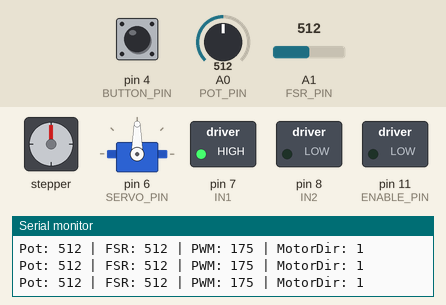
Bench run of a sketch on a simulated Arduino Uno, built with avr-gcc and run on an emulated ATmega328P. Parts: stepper motor, servo, switched loads named in the sketch (green lamp = pin HIGH), the last lines printed to the serial monitor. Wiring (inferred from the names in the program): stepper motor driver (200 steps per turn assumed): step pin 9; direction pin 10; enable pin 5. The inputs (shaded band) are chosen by the test bench; at power-on: A0 (POT_PIN) = 512, A1 (FSR_PIN) = 512, pin 4 (BUTTON_PIN) HIGH. Pins used as bus, display or sensor lines are not drawn.

Above: at 1.2 s.
1.3 s: A0 (POT_PIN) set to 109
At 2.5 s:
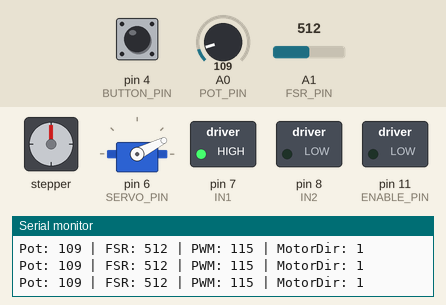
2.8 s: A0 (POT_PIN) set to 95
At 3.2 s:
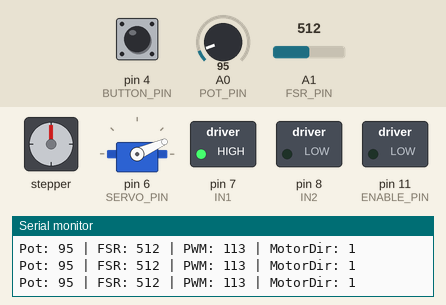
5.8 s: A0 (POT_PIN) set to 11
At 6.5 s:
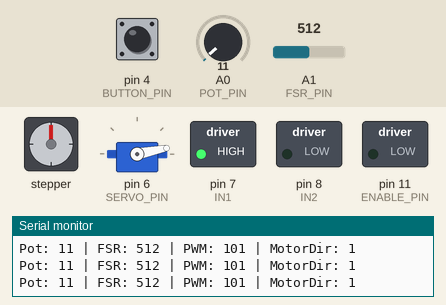
7.3 s: A0 (POT_PIN) set to 8
10.3 s: A0 (POT_PIN) set to 306
At 10.6 s:
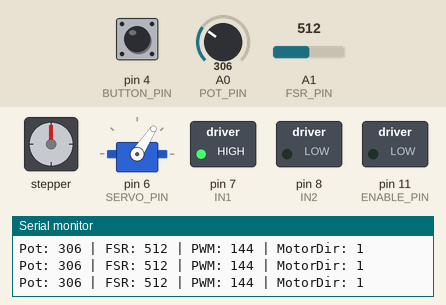
11.8 s: A1 (FSR_PIN) set to 108
14.8 s: A1 (FSR_PIN) set to 93
Timing chart, 0 to 17.8 s (numbered marks = the images above; inputs shaded):
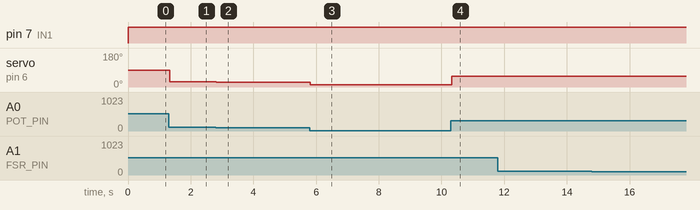

The sketch:

sensor_controlled_motor.ino
```cpp
#include <Servo.h>

// Pins
#define POT_PIN A0
#define FSR_PIN A1
#define BUTTON_PIN 4

#define ENA 5
#define IN1 7
#define IN2 8

#define STEP_PIN 9
#define DIR_PIN 10
#define ENABLE_PIN 11  // LOW = enabled

#define SERVO_PIN 6

Servo myServo;

int lastServoAngle = 90;
bool motorDir = true;
bool lastButtonState = HIGH;
unsigned long lastDebounceTime = 0;
const unsigned long debounceDelay = 50;

unsigned long lastStepTime = 0;
int stepInterval = 1000;

void setup() {
  Serial.begin(9600);

  pinMode(ENA, OUTPUT);
  pinMode(IN1, OUTPUT);
  pinMode(IN2, OUTPUT);

  pinMode(STEP_PIN, OUTPUT);
  pinMode(DIR_PIN, OUTPUT);
  pinMode(ENABLE_PIN, OUTPUT);
  digitalWrite(DIR_PIN, HIGH);
  digitalWrite(ENABLE_PIN, LOW);

  pinMode(BUTTON_PIN, INPUT_PULLUP);

  myServo.attach(SERVO_PIN);

  Serial.println("System Ready");
}

void loop() {
  // BUTTON DEBOUNCE
  bool reading = digitalRead(BUTTON_PIN);
  if (reading != lastButtonState) {
    lastDebounceTime = millis();
  }

  if ((millis() - lastDebounceTime) > debounceDelay) {
    if (reading == LOW && lastButtonState == HIGH) {
      motorDir = !motorDir;
      Serial.println("DC Motor Direction Toggled!"); // debug
    }
  }
  lastButtonState = reading;

  //POTENTIOMETER
  int potVal = analogRead(POT_PIN);

  // DC motor PWM
  int motorPWM = map(potVal, 0, 1023, 100, 250);
  analogWrite(ENA, motorPWM);
  digitalWrite(IN1, motorDir);
  digitalWrite(IN2, !motorDir);

  // Servo angle 10-170
  int servoAngle = map(potVal, 0, 1023, 10, 170);


  if (abs(servoAngle - lastServoAngle) > 1) {
    myServo.write(servoAngle);
    lastServoAngle = servoAngle;
  }

  // FSR & Stepper
  int fsrVal = analogRead(FSR_PIN);
  stepInterval = map(fsrVal, 200, 800, 50, 10);

  if (fsrVal > 10) {
    if (millis() - lastStepTime >= stepInterval) {
      digitalWrite(STEP_PIN, HIGH);
      delayMicroseconds(50);
      digitalWrite(STEP_PIN, LOW);
      lastStepTime = millis();
    }
  }

  // DEBUG
  Serial.print("Pot: "); Serial.print(potVal);
  Serial.print(" | FSR: "); Serial.print(fsrVal);
  Serial.print(" | PWM: "); Serial.print(motorPWM);
  Serial.print(" | MotorDir: "); Serial.println(motorDir);
}
```

Measured:
- after the input at 1.3 s, servo on pin 6 (SERVO_PIN): 90° → 27° at once
- after the input at 2.8 s, servo on pin 6 (SERVO_PIN): 27° → 24° at once
- after the input at 5.8 s, servo on pin 6 (SERVO_PIN): 24° → 11° at once
- after the input at 10.3 s, servo on pin 6 (SERVO_PIN): 11° → 57° at once
